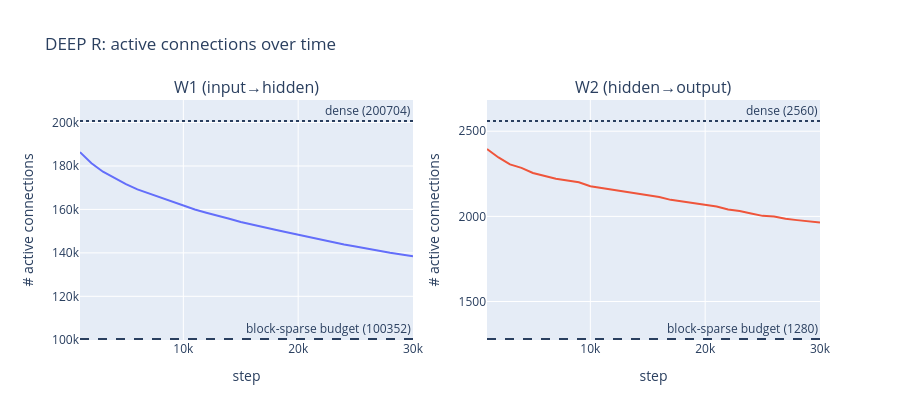
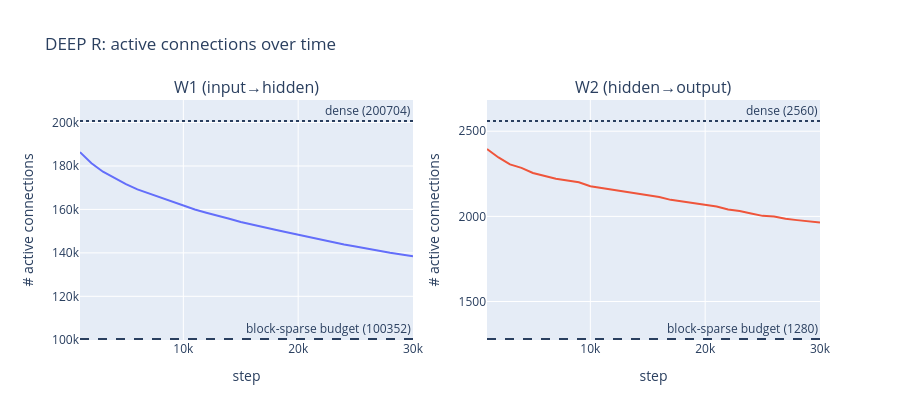

Notebook code cell kept with these figures, in order:
### Code cell
def plot_deep_r_active():
    """Active connection counts in W1, W2 over training."""
    steps = deep_r_snaps['step']
    fig = make_subplots(rows=1, cols=2, subplot_titles=['W1 (input→hidden)', 'W2 (hidden→output)'])
    fig.add_trace(go.Scatter(x=steps, y=deep_r_snaps['n_active_W1'], mode='lines',
                             name='W1 active'), row=1, col=1)
    fig.add_hline(y=BLOCK_SPARSE_W1, line_dash='dash',
                  annotation_text=f'block-sparse budget ({BLOCK_SPARSE_W1})',
                  row=1, col=1)
    fig.add_hline(y=INPUT_DIM*N_HIDDEN, line_dash='dot',
                  annotation_text=f'dense ({INPUT_DIM*N_HIDDEN})',
                  row=1, col=1)
    fig.add_trace(go.Scatter(x=steps, y=deep_r_snaps['n_active_W2'], mode='lines',
                             name='W2 active'), row=1, col=2)
    fig.add_hline(y=BLOCK_SPARSE_W2, line_dash='dash',
                  annotation_text=f'block-sparse budget ({BLOCK_SPARSE_W2})',
                  row=1, col=2)
    fig.add_hline(y=N_HIDDEN*OUTPUT_DIM, line_dash='dot',
                  annotation_text=f'dense ({N_HIDDEN*OUTPUT_DIM})',
                  row=1, col=2)
    fig.update_xaxes(title_text='step')
    fig.update_yaxes(title_text='# active connections')
    fig.update_layout(title='DEEP R: active connections over time',
                      height=420, width=900, showlegend=False)
    fig.show()
    return fig


plot_deep_r_active()

### Figure 1 — Plotly figure (JSON) as saved in the notebook; plotly's stock layout.template omitted (floating-point values rounded to 4 significant figures)
{"data": [{"mode": "lines", "name": "W1 active", "type": "scatter", "x": [1000, 2000, 3000, 4000, 5000, 6000, 7000, 8000, 9000, 10000, 11000, 12000, 13000, 14000, 15000, 16000, 17000, 18000, 19000, 20000, 21000, 22000, 23000, 24000, 25000, 26000, 27000, 28000, 29000, 30000], "xaxis": "x", "y": [186381, 181222, 177340, 174354, 171688, 169199, 167328, 165268, 163530, 161546, 159941, 158504, 156930, 155678, 154189, 152939, 151616, 150610, 149484, 148299, 147119, 146040, 145008, 143901, 142909, 141937, 140842, 140059, 139300, 138462], "yaxis": "y"}, {"mode": "lines", "name": "W2 active", "type": "scatter", "x": [1000, 2000, 3000, 4000, 5000, 6000, 7000, 8000, 9000, 10000, 11000, 12000, 13000, 14000, 15000, 16000, 17000, 18000, 19000, 20000, 21000, 22000, 23000, 24000, 25000, 26000, 27000, 28000, 29000, 30000], "xaxis": "x2", "y": [2395, 2346, 2305, 2285, 2255, 2239, 2221, 2210, 2200, 2177, 2166, 2158, 2146, 2136, 2126, 2114, 2097, 2087, 2077, 2067, 2058, 2040, 2031, 2017, 2003, 1999, 1986, 1978, 1972, 1964], "yaxis": "y2"}], "layout": {"annotations": [{"font": {"size": 16}, "showarrow": false, "text": "W1 (input→hidden)", "x": 0.225, "xanchor": "center", "xref": "paper", "y": 1, "yanchor": "bottom", "yref": "paper"}, {"font": {"size": 16}, "showarrow": false, "text": "W2 (hidden→output)", "x": 0.775, "xanchor": "center", "xref": "paper", "y": 1, "yanchor": "bottom", "yref": "paper"}, {"showarrow": false, "text": "block-sparse budget (100352)", "x": 1, "xanchor": "right", "xref": "x domain", "y": 100352, "yanchor": "bottom", "yref": "y"}, {"showarrow": false, "text": "dense (200704)", "x": 1, "xanchor": "right", "xref": "x domain", "y": 200704, "yanchor": "bottom", "yref": "y"}, {"showarrow": false, "text": "block-sparse budget (1280)", "x": 1, "xanchor": "right", "xref": "x2 domain", "y": 1280, "yanchor": "bottom", "yref": "y2"}, {"showarrow": false, "text": "dense (2560)", "x": 1, "xanchor": "right", "xref": "x2 domain", "y": 2560, "yanchor": "bottom", "yref": "y2"}], "height": 420, "shapes": [{"line": {"dash": "dash"}, "type": "line", "x0": 0, "x1": 1, "xref": "x domain", "y0": 100352, "y1": 100352, "yref": "y"}, {"line": {"dash": "dot"}, "type": "line", "x0": 0, "x1": 1, "xref": "x domain", "y0": 200704, "y1": 200704, "yref": "y"}, {"line": {"dash": "dash"}, "type": "line", "x0": 0, "x1": 1, "xref": "x2 domain", "y0": 1280, "y1": 1280, "yref": "y2"}, {"line": {"dash": "dot"}, "type": "line", "x0": 0, "x1": 1, "xref": "x2 domain", "y0": 2560, "y1": 2560, "yref": "y2"}], "showlegend": false, "title": {"text": "DEEP R: active connections over time"}, "width": 900, "xaxis": {"anchor": "y", "domain": [0, 0.45], "title": {"text": "step"}}, "xaxis2": {"anchor": "y2", "domain": [0.55, 1], "title": {"text": "step"}}, "yaxis": {"anchor": "x", "domain": [0, 1], "title": {"text": "# active connections"}}, "yaxis2": {"anchor": "x2", "domain": [0, 1], "title": {"text": "# active connections"}}}}

### Figure 2 — Plotly figure (JSON) as saved in the notebook; plotly's stock layout.template omitted (floating-point values rounded to 4 significant figures)
{"data": [{"mode": "lines", "name": "W1 active", "type": "scatter", "x": [1000, 2000, 3000, 4000, 5000, 6000, 7000, 8000, 9000, 10000, 11000, 12000, 13000, 14000, 15000, 16000, 17000, 18000, 19000, 20000, 21000, 22000, 23000, 24000, 25000, 26000, 27000, 28000, 29000, 30000], "xaxis": "x", "y": [186381, 181222, 177340, 174354, 171688, 169199, 167328, 165268, 163530, 161546, 159941, 158504, 156930, 155678, 154189, 152939, 151616, 150610, 149484, 148299, 147119, 146040, 145008, 143901, 142909, 141937, 140842, 140059, 139300, 138462], "yaxis": "y"}, {"mode": "lines", "name": "W2 active", "type": "scatter", "x": [1000, 2000, 3000, 4000, 5000, 6000, 7000, 8000, 9000, 10000, 11000, 12000, 13000, 14000, 15000, 16000, 17000, 18000, 19000, 20000, 21000, 22000, 23000, 24000, 25000, 26000, 27000, 28000, 29000, 30000], "xaxis": "x2", "y": [2395, 2346, 2305, 2285, 2255, 2239, 2221, 2210, 2200, 2177, 2166, 2158, 2146, 2136, 2126, 2114, 2097, 2087, 2077, 2067, 2058, 2040, 2031, 2017, 2003, 1999, 1986, 1978, 1972, 1964], "yaxis": "y2"}], "layout": {"annotations": [{"font": {"size": 16}, "showarrow": false, "text": "W1 (input→hidden)", "x": 0.225, "xanchor": "center", "xref": "paper", "y": 1, "yanchor": "bottom", "yref": "paper"}, {"font": {"size": 16}, "showarrow": false, "text": "W2 (hidden→output)", "x": 0.775, "xanchor": "center", "xref": "paper", "y": 1, "yanchor": "bottom", "yref": "paper"}, {"showarrow": false, "text": "block-sparse budget (100352)", "x": 1, "xanchor": "right", "xref": "x domain", "y": 100352, "yanchor": "bottom", "yref": "y"}, {"showarrow": false, "text": "dense (200704)", "x": 1, "xanchor": "right", "xref": "x domain", "y": 200704, "yanchor": "bottom", "yref": "y"}, {"showarrow": false, "text": "block-sparse budget (1280)", "x": 1, "xanchor": "right", "xref": "x2 domain", "y": 1280, "yanchor": "bottom", "yref": "y2"}, {"showarrow": false, "text": "dense (2560)", "x": 1, "xanchor": "right", "xref": "x2 domain", "y": 2560, "yanchor": "bottom", "yref": "y2"}], "height": 420, "shapes": [{"line": {"dash": "dash"}, "type": "line", "x0": 0, "x1": 1, "xref": "x domain", "y0": 100352, "y1": 100352, "yref": "y"}, {"line": {"dash": "dot"}, "type": "line", "x0": 0, "x1": 1, "xref": "x domain", "y0": 200704, "y1": 200704, "yref": "y"}, {"line": {"dash": "dash"}, "type": "line", "x0": 0, "x1": 1, "xref": "x2 domain", "y0": 1280, "y1": 1280, "yref": "y2"}, {"line": {"dash": "dot"}, "type": "line", "x0": 0, "x1": 1, "xref": "x2 domain", "y0": 2560, "y1": 2560, "yref": "y2"}], "showlegend": false, "title": {"text": "DEEP R: active connections over time"}, "width": 900, "xaxis": {"anchor": "y", "domain": [0, 0.45], "title": {"text": "step"}}, "xaxis2": {"anchor": "y2", "domain": [0.55, 1], "title": {"text": "step"}}, "yaxis": {"anchor": "x", "domain": [0, 1], "title": {"text": "# active connections"}}, "yaxis2": {"anchor": "x2", "domain": [0, 1], "title": {"text": "# active connections"}}}}
